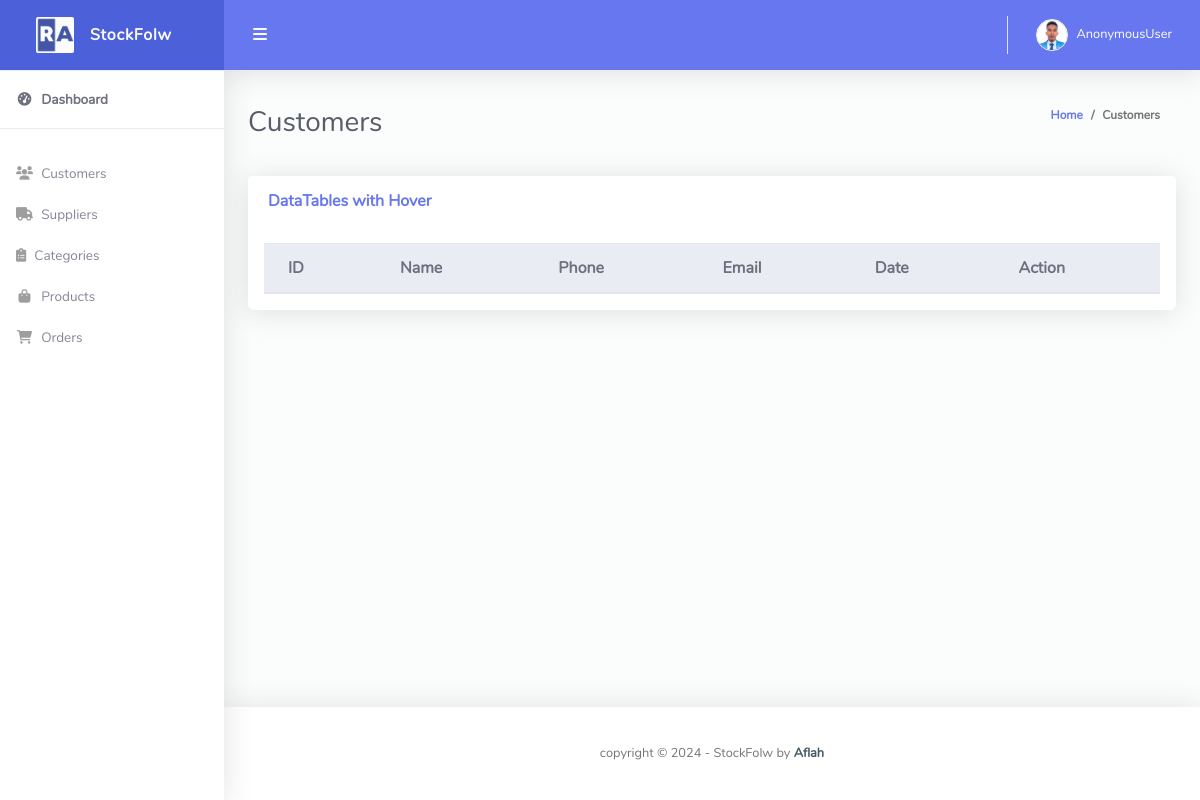
Before: /customer/ with the older database file.
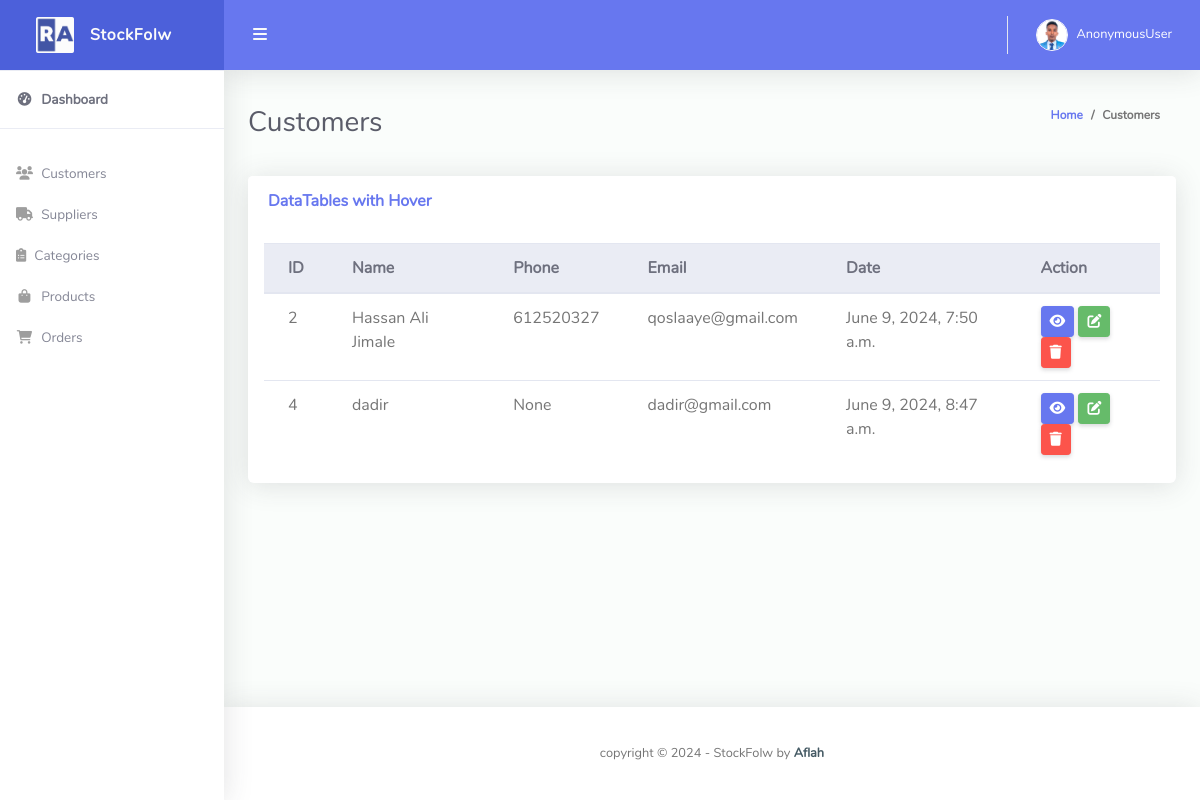
After: the same page with the newer database file.
### stockflow/models.py (models this page shows, shortened)
class Customer(models.Model):
	user = models.OneToOneField(User, null=True, blank=True, on_delete=models.CASCADE)
	name = models.CharField(max_length=200, null=True)
	phone = models.CharField(max_length=200, null=True)
	email = models.CharField(max_length=200, null=True)
	profile_pic = models.ImageField(default="profile1.png", null=True, blank=True)
	date_created = models.DateTimeField(auto_now_add=True, null=True)

### stockflow/views.py (the view)
# urls.py: path('customer/', views.customer, name='customer'),
def customer(request):
    customers = Customer.objects.all()
    context = {'customers': customers}
    return render(request, 'customer.html', context)

### templates/customer.html (shortened to what this page needs)
{% extends 'base.html' %}
{% block content %}
<div class="container-fluid" id="container-wrapper">
    <div class="d-sm-flex align-items-center justify-content-between mb-4">
        <h1 class="h3 mb-0 text-gray-800">Customers</h1>
        <ol class="breadcrumb">
            <li class="breadcrumb-item"><a href="{% url 'home' %}">Home</a></li>
            <li class="breadcrumb-item">Customers</li>
        </ol>
    </div>
    <div class="row">
        <div class="col-lg-12">
            <div class="card mb-4">
                <div class="card-header py-3 d-flex flex-row align-items-center justify-content-between">
                    <h6 class="m-0 font-weight-bold text-primary">DataTables with Hover</h6>
                </div>
                <div class="table-responsive p-3">
                    <table class="table align-items-center table-flush table-hover" id="dataTableHover">
                        <thead class="thead-light">
                            <tr>
                                <th>ID</th>
                                <th>Name</th>
                                <th>Phone</th>
                                <th>Email</th>
                                <th>Date</th>
                                <th>Action</th>
                            </tr>
                        </thead>
                        <tbody>
                            {% for customer in customers %}
                            <tr>
                                <td>{{ customer.id }}</td>
                                <td>{{ customer.name }}</td>
                                <td>{{ customer.phone }}</td>
                                <td>{{ customer.email }}</td>
                                <td>{{ customer.date_created }}</td>
                                <td>
                                    <a href="" class="btn btn-sm btn-primary">
                                        <i class="fas fa-eye"></i>
                                    </a>
                                    <a href="" class="btn btn-sm btn-success">
                                        <i class="fas fa-edit"></i>
                                    </a>
                                    <a href="" class="btn btn-sm btn-danger">
                                        <i class="fas fa-trash"></i>
                                    </a>
                                </td>
                            </tr>
                            {% endfor %}
                        </tbody>
                    </table>
                </div>
            </div>
        </div>
    </div>
</div>
{% endblock %}

### templates/base.html (shortened to what this page needs)
{% load static %}
<!DOCTYPE html>
<html lang="en">
<head>
  <link href="https://cdnjs.cloudflare.com/ajax/libs/font-awesome/6.0.0-beta3/css/all.min.css" rel="stylesheet" type="text/css">
  <link href="{% static 'vendor/bootstrap/css/bootstrap.min.css' %}" rel="stylesheet" type="text/css">
  <link href="{% static 'css/ruang-admin.min.css' %}" rel="stylesheet">
  <link href="{% static 'vendor/datatables/dataTables.bootstrap4.min.css' %}" rel="stylesheet">
  </head>
<body id="page-top">
  <div id="wrapper">
    {% include 'partials/sidebar.html' %}
    <div id="content-wrapper" class="d-flex flex-column">
      <div id="content">
        {% include 'partials/topbar.html' %}
        {% block content %}
        {% endblock %}
      </div>
      {% include 'partials/footer.html' %}
    </div>
  </div>
</body>
</html>

### templates/partials/sidebar.html
{% load static %}
<ul class="navbar-nav sidebar sidebar-light accordion" id="accordionSidebar">
    <a class="sidebar-brand d-flex align-items-center justify-content-center" href="/">
        <div class="sidebar-brand-icon">
            <img src="{% static 'img/logo/logo2.png' %}">
        </div>
        <div class="sidebar-brand-text mx-3">StockFolw</div>
    </a>
    <hr class="sidebar-divider my-0">
    <li class="nav-item active">
        <a class="nav-link" href="/">
            <i class="fas fa-fw fa-tachometer-alt"></i>
            <span>Dashboard</span></a>
    </li>
    <hr class="sidebar-divider">
    <li class="nav-item">
        <a class="nav-link" href="{% url 'customer' %}">
            <i class="fas fa-fw fa-users"></i>
            <span>Customers</span>
        </a>
    </li>
    <li class="nav-item">
        <a class="nav-link" href="#">
            <i class="fas fa-fw fa-truck"></i>
            <span>Suppliers</span>
        </a>
    </li>
    <li class="nav-item">
        <a class="nav-link" href="#">
            <i class="fas fa-clipboard-list"></i>
            <span>Categories</span>
        </a>
    </li>
    <li class="nav-item">
        <a class="nav-link" href="#">
            <i class="fas fa-fw fa-shopping-bag"></i>
            <span>Products</span>
        </a>
    </li>
    <li class="nav-item">
        <a class="nav-link" href="#">
            <i class="fas fa-fw fa-shopping-cart"></i>
            <span>Orders</span>
        </a>
    </li>
</ul>

### templates/partials/topbar.html (shortened to what this page needs)
{% load static %}
<nav class="navbar navbar-expand navbar-light bg-navbar topbar mb-4 static-top">
    <button id="sidebarToggleTop" class="btn btn-link rounded-circle mr-3">
        <i class="fa fa-bars"></i>
    </button>
    <ul class="navbar-nav ml-auto">
        <li class="nav-item dropdown no-arrow">
            <a class="nav-link dropdown-toggle" href="#" id="userDropdown" role="button" data-toggle="dropdown"
                aria-haspopup="true" aria-expanded="false">
                <img class="img-profile rounded-circle" src="{% static 'img/Testro.jpg' %}" style="max-width: 60px">
                <span class="ml-2 d-none d-lg-inline text-white small">{{request.user}}</span>
            </a>
        </li>
    </ul>
</nav>

### templates/partials/footer.html
<footer class="sticky-footer bg-white">
    <div class="container my-auto py-2">
        <div class="copyright text-center my-auto">
            <span>copyright &copy;
                <script> document.write(new Date().getFullYear()); </script> - StockFolw by
                <b><a href="#" target="_blank">Aflah</a></b>
            </span>
        </div>
    </div>
</footer>

Changed rows visible on the page:
added Customer: id "2", name "Hassan Ali Jimale", phone "612520327", email "qoslaaye@gmail.com", date_created "June 9, 2024, 7:50 a.m."
added Customer: id "4", name "dadir", phone "None", email "dadir@gmail.com", date_created "June 9, 2024, 8:47 a.m."
